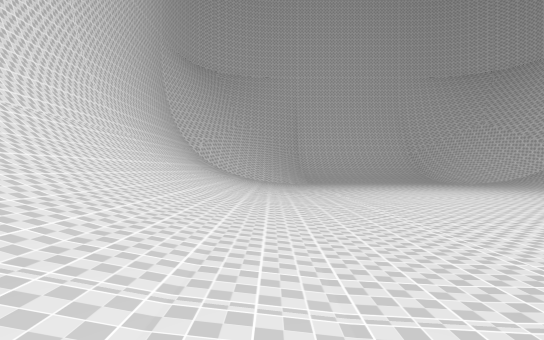
[1] (above)

24 first-person views from a walk through a level from a Godot 3-D game. The camera is 1.3 m above the floor, looks level and sees 80° across. The floor is counted in squares, 2 m on a side. Each view is taken from the middle of a square. On the plan, view 1 faces up. The plan holds only what a view shows up to about 10 squares ahead; the rest is blank.

[2]
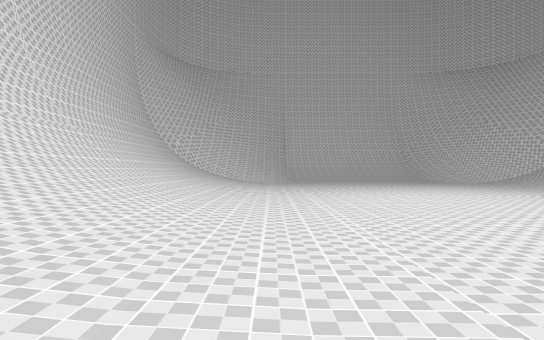

[3]
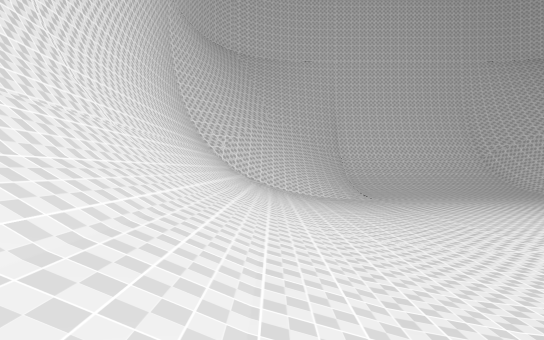

[4]
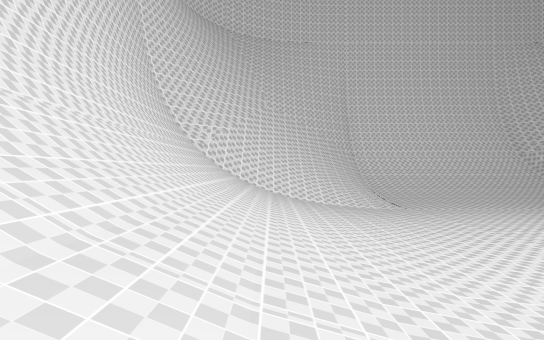

[5]
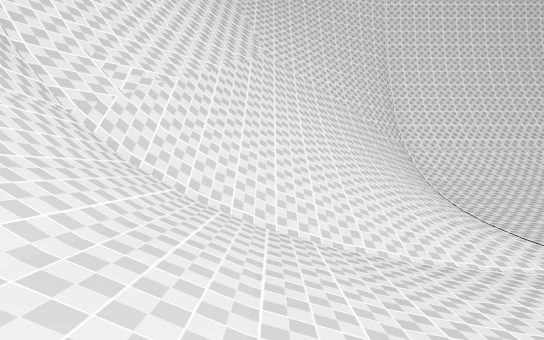

[6]
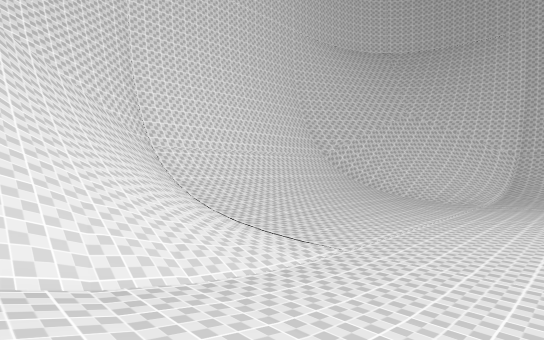

[7]
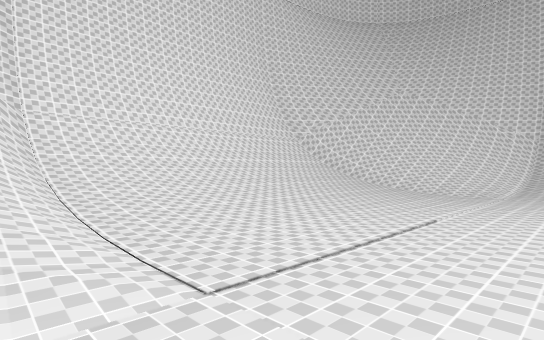

[8]
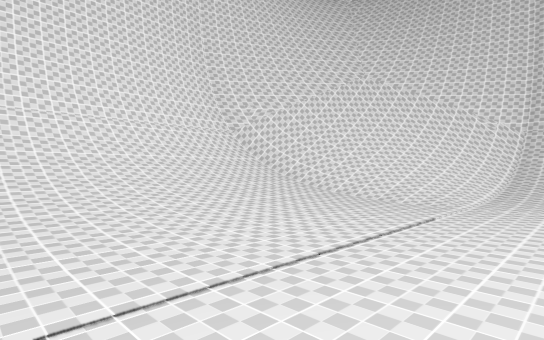

[9]
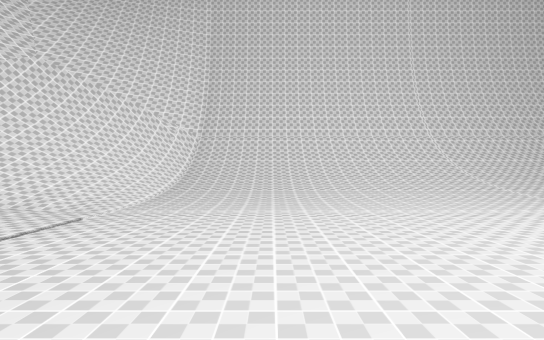

[10]
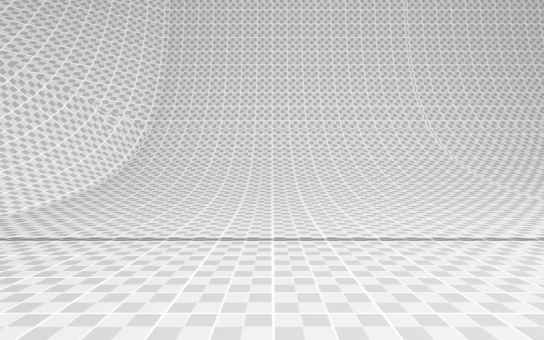

[11]
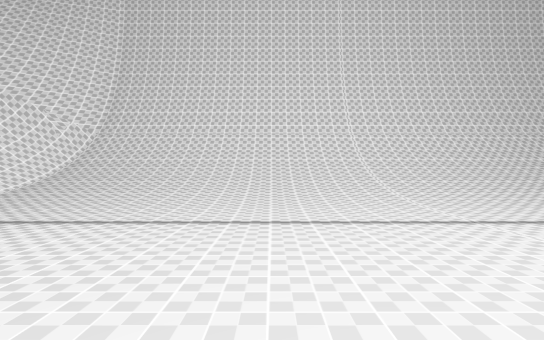

[12]
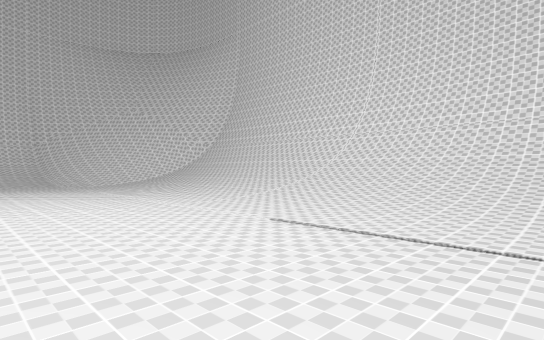

[13]
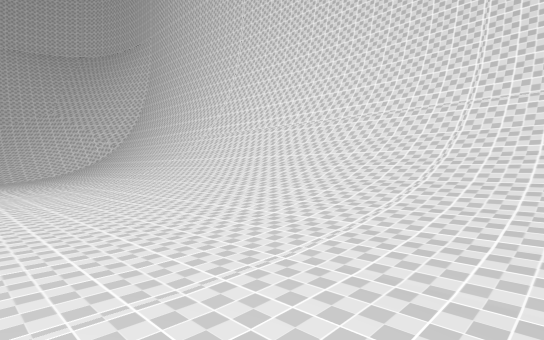

[14]
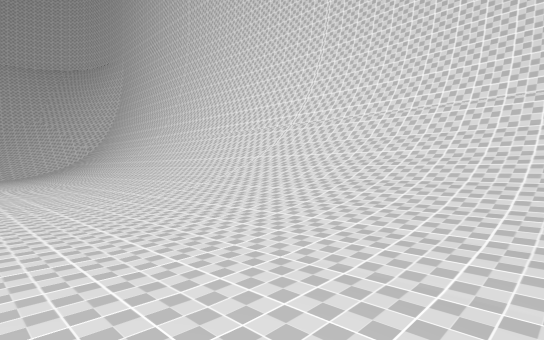

[15]
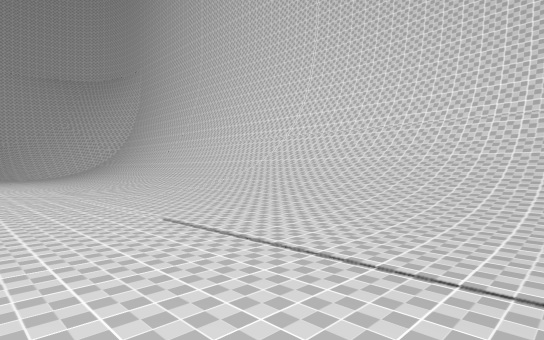

[16]
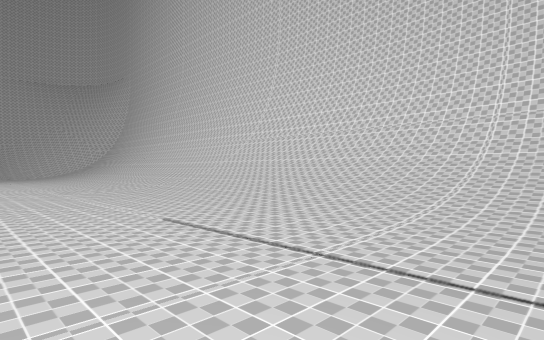

[17]
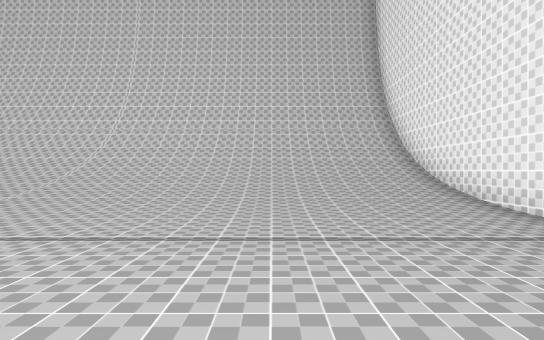

[18]
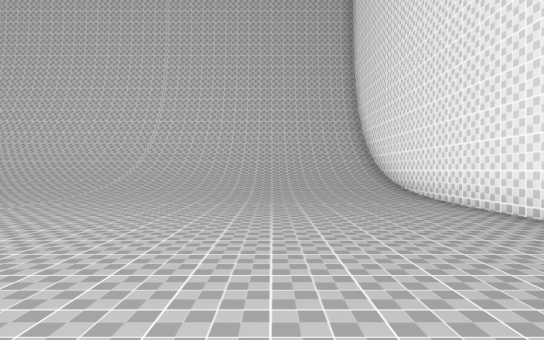

[19]
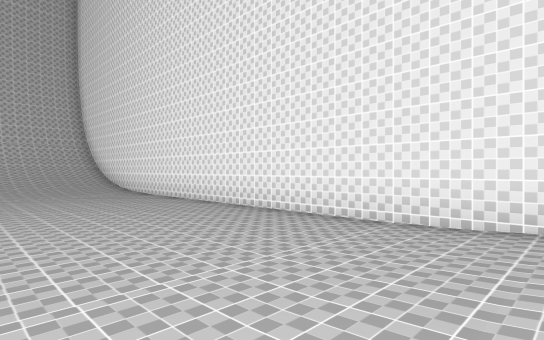

[20]
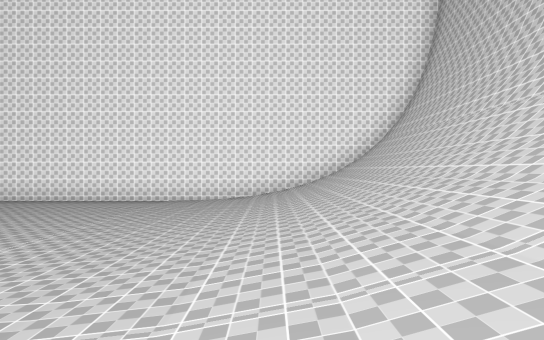

[21]
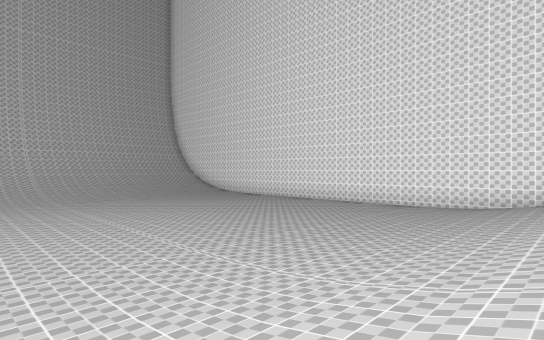

[22]
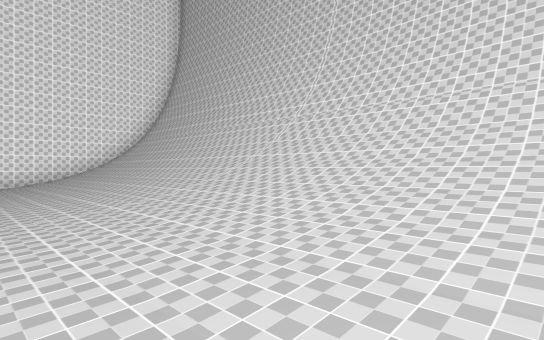

[23]
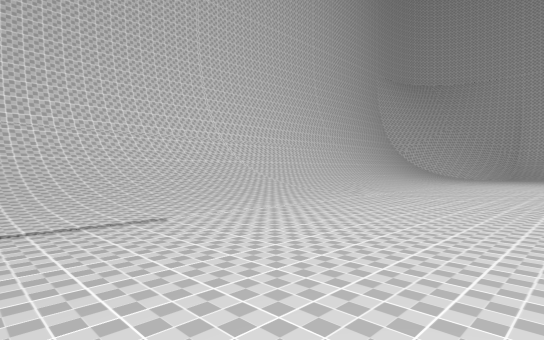

[24]
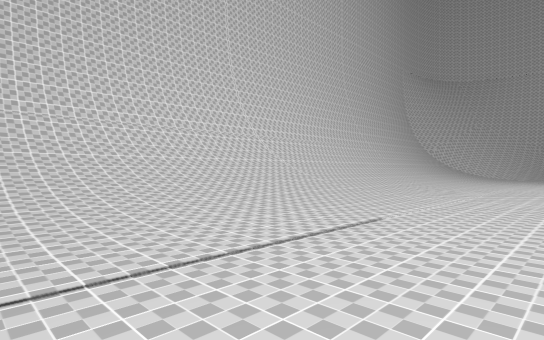

### Floor plan
Key: @ floor where view 1 was taken; # wall or solid block; . main floor; : floor 0.25 m higher than the main floor; + floor 0.5 m higher than the main floor; * floor 0.75 m higher than the main floor; % floor 1 m higher than the main floor; / step, stairs or slope; = window, fence, low wall or low ledge; ^ raised ledge.
Columns run from 5 left of view 1 to 17 right of it. Each row starts with its distance up from view 1.
 24       ^#########^
 23      ^^=///////=^^
 22     ^^=/////////=^^
 21    ^=///*******///=^
 20   ^=////:::::::////=^
 19  ^^////:::::::::////^^
 18 ^^=///:.........:///=^^
 17 #//%+:...........:+%//#
 16 #//%+:...........:+%//#
 15 #//%+:...........:+%//#
 14 #//%+:...........:+%//#
 13 #//%+:..... .....:+%//#
 12 #//%+:.... ......:+%//#
 11 #//%+:...........:+%//#
 10 #//%+:...........:+%//#
  9 #//%+:...........:+%//#
  8 #//%+:...........:+%//#
  7 #//%+:...........:+%//#
  6 #//%+:..... .....:+%//#
  5  //%+:..... .....:+%//#
  4  //%+:..... .....:+%//#
  3   /%+:.....   ...:+%//#
  2    %+:.....   ...:+%//#
  1   /%+:.....   ...:+%//#
  0 #//%+@.....   ...:+%//#
 -1 #//%+:...... ....:+%//#
 -2 #//%+:...... ....:+%//#
 -3 #//%+:...... ....:+%//#
 -4 #//%+:...... ....:+%//#
 -5 #//%+:...........:+%//#
 -6 #//%+:...........:+%//#
 -7 #//%+:...........:+%//#
 -8 #//%+:...........:+%//#
 -9 #//%+:...........:+%//#
-10 #//%+:...........:+%//#
-11 #//%+:...........:+%//#
-12 #//%+:...........:+%//#
-13 #//%+:...........:+%//#
-14 #//%+:...........:+%//#
-15 #######################

Positions as (right, up) in squares from view 1, and headings:
1: (0, 0), facing up
2: (1, 1), facing up
3: (-2, 5), facing up
4: (-2, 8), facing up
5: (-2, 14), facing up
6: (-2, 15), facing up-right
7: (1, 16), facing up-right
8: (4, 16), facing up-right
9: (5, 15), facing right
10: (7, 14), facing right
11: (6, 12), facing right
12: (7, 4), facing up-right
13: (10, 0), facing up-right
14: (10, -4), facing up-right
15: (8, -6), facing up-right
16: (8, -8), facing up-right
17: (7, -11), facing right
18: (4, -11), facing right
19: (0, -10), facing down-right
20: (-1, -5), facing down
21: (-2, -4), facing down-right
22: (1, -2), facing down-left
23: (6, -6), facing up-left
24: (4, -6), facing up-left
